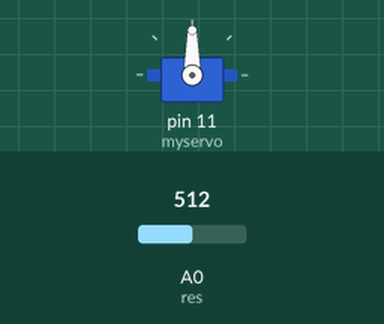
Recording of a sketch running on a simulated Arduino Uno, built with avr-gcc and run on an emulated ATmega328P. Shown: servo. The inputs (shaded band) are chosen by the test bench; at power-on: A0 (res) = 512.

Above: at 1.2 s.
1.3 s: A0 (res) set to 716
At 2.1 s:
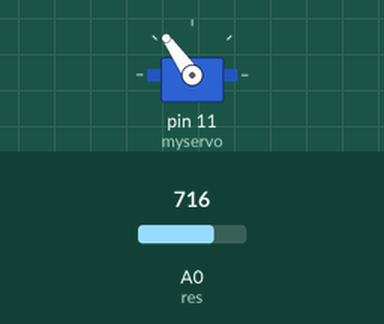
2.8 s: A0 (res) set to 900
At 3.5 s:
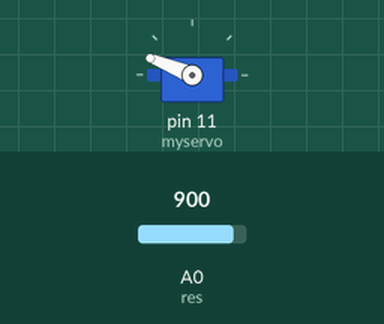
4.3 s: A0 (res) set to 1023
At 4.9 s:
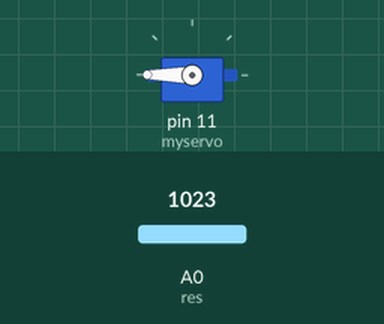
5.8 s: A0 (res) set to 306
At 6.3 s:
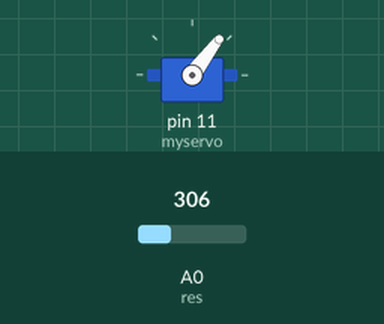
7.3 s: A0 (res) set to 122
At 7.7 s:
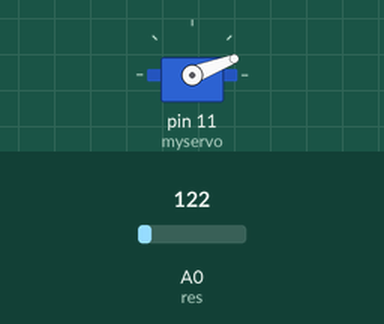
Timing chart, 0 to 9.8 s (numbered marks = the images above; inputs shaded):
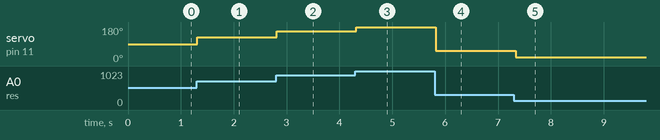

The sketch:

Control_the_movement_of_Servo_Motor_using_Arduino.ino
```cpp
#include <Servo.h>
Servo myservo;
int res = 0;
int x;
void setup()
{
  myservo.attach(11);
  pinMode(res,INPUT);
}

void loop()
 {
  x = analogRead(res);
  x = map(x, 0, 1023, 0, 180);
  myservo.write(x);
  delay(50);
}
```

Measured:
- after the input at 1.3 s, servo on pin 11 (myservo): 90° → 125° at once
- after the input at 2.8 s, servo on pin 11 (myservo): 125° → 158° at once
- after the input at 4.3 s, servo on pin 11 (myservo): 158° → 180° at once
- after the input at 5.8 s, servo on pin 11 (myservo): 180° → 53° at once
- after the input at 7.3 s, servo on pin 11 (myservo): 53° → 21° at once
